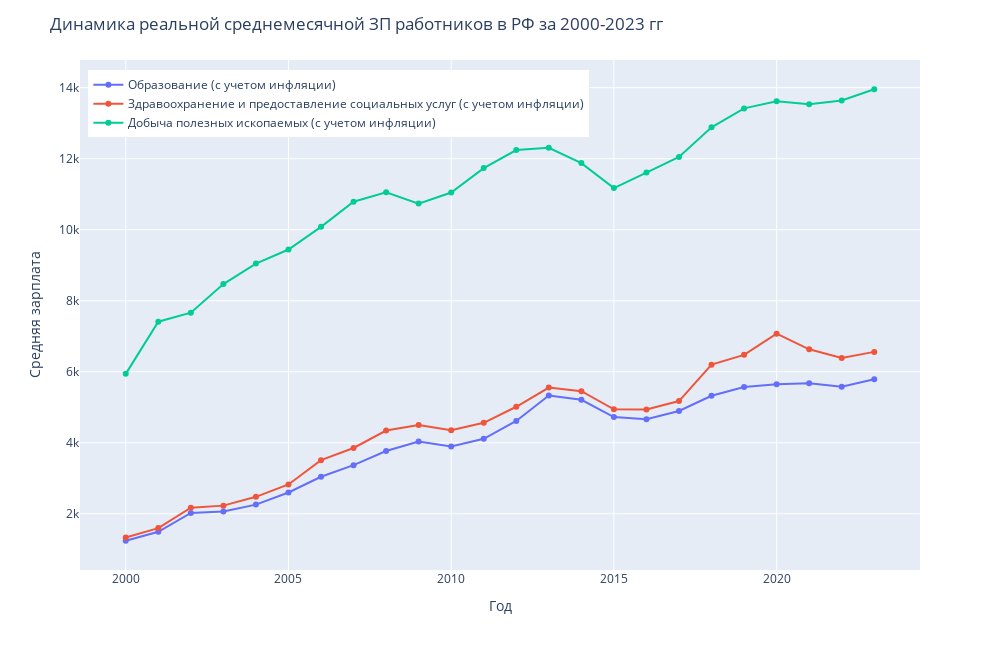

The cell this chart's notebook holds for it:
### Code cell
# график ЗП с учетом инфляции
fig2 = px.line(my_df,
               x=my_df.index,
               y=my_df.columns[5:],
               labels={
                   'index': 'Год',
                   'value': 'Средняя зарплата',
                   'variable': 'Вид деятельности'
               },
               markers=True,
               height=650,
               width=1000)
fig2.update_layout(
    title='Динамика реальной среднемесячной ЗП работников в РФ за 2000-2023 гг',
    title_font_size=17,
    legend=dict(orientation="v",
                yanchor="top",
                y=0.98,
                xanchor="left",
                x=0.01,
                title_text=''))
fig2.show()

### Figure 1 — Plotly figure (JSON) as saved in the notebook; plotly's stock layout.template omitted (floating-point values rounded to 4 significant figures)
{"data": [{"hovertemplate": "Вид деятельности=Образование (с учетом инфляции)<br>Год=%{x}<br>Средняя зарплата=%{y}<extra></extra>", "legendgroup": "Образование (с учетом инфляции)", "line": {"color": "#636efa", "dash": "solid"}, "marker": {"symbol": "circle"}, "mode": "lines+markers", "name": "Образование (с учетом инфляции)", "orientation": "v", "showlegend": true, "type": "scatter", "x": [2000, 2001, 2002, 2003, 2004, 2005, 2006, 2007, 2008, 2009, 2010, 2011, 2012, 2013, 2014, 2015, 2016, 2017, 2018, 2019, 2020, 2021, 2022, 2023], "xaxis": "x", "y": [1240.0, 1492.0, 2024.0, 2061.0, 2258.0, 2599.0, 3041.0, 3369.0, 3767.0, 4035.0, 3898.0, 4111.0, 4614.0, 5331.0, 5209.0, 4724.0, 4662.0, 4896.0, 5322.0, 5567.0, 5649.0, 5676.0, 5577.0, 5788.0], "yaxis": "y"}, {"hovertemplate": "Вид деятельности=Здравоохранение и предоставление социальных услуг (с учетом инфляции)<br>Год=%{x}<br>Средняя зарплата=%{y}<extra></extra>", "legendgroup": "Здравоохранение и предоставление социальных услуг (с учетом инфляции)", "line": {"color": "#EF553B", "dash": "solid"}, "marker": {"symbol": "circle"}, "mode": "lines+markers", "name": "Здравоохранение и предоставление социальных услуг (с учетом инфляции)", "orientation": "v", "showlegend": true, "type": "scatter", "x": [2000, 2001, 2002, 2003, 2004, 2005, 2006, 2007, 2008, 2009, 2010, 2011, 2012, 2013, 2014, 2015, 2016, 2017, 2018, 2019, 2020, 2021, 2022, 2023], "xaxis": "x", "y": [1333.0, 1596.0, 2172.0, 2229.0, 2478.0, 2826.0, 3510.0, 3852.0, 4343.0, 4499.0, 4354.0, 4562.0, 5014.0, 5553.0, 5452.0, 4943.0, 4937.0, 5174.0, 6200.0, 6476.0, 7073.0, 6631.0, 6386.0, 6559.0], "yaxis": "y"}, {"hovertemplate": "Вид деятельности=Добыча полезных ископаемых (с учетом инфляции)<br>Год=%{x}<br>Средняя зарплата=%{y}<extra></extra>", "legendgroup": "Добыча полезных ископаемых (с учетом инфляции)", "line": {"color": "#00cc96", "dash": "solid"}, "marker": {"symbol": "circle"}, "mode": "lines+markers", "name": "Добыча полезных ископаемых (с учетом инфляции)", "orientation": "v", "showlegend": true, "type": "scatter", "x": [2000, 2001, 2002, 2003, 2004, 2005, 2006, 2007, 2008, 2009, 2010, 2011, 2012, 2013, 2014, 2015, 2016, 2017, 2018, 2019, 2020, 2021, 2022, 2023], "xaxis": "x", "y": [5940.0, 7409.0, 7663.0, 8468.0, 9047.0, 9441.0, 10080.0, 10790.0, 11050.0, 10730.0, 11050.0, 11740.0, 12240.0, 12310.0, 11880.0, 11170.0, 11610.0, 12050.0, 12880.0, 13420.0, 13620.0, 13540.0, 13640.0, 13960.0], "yaxis": "y"}], "layout": {"height": 650, "legend": {"orientation": "v", "title": {"text": ""}, "tracegroupgap": 0, "x": 0.01, "xanchor": "left", "y": 0.98, "yanchor": "top"}, "margin": {"t": 60}, "title": {"font": {"size": 17}, "text": "Динамика реальной среднемесячной ЗП работников в РФ за 2000-2023 гг"}, "width": 1000, "xaxis": {"anchor": "y", "domain": [0, 1], "title": {"text": "Год"}}, "yaxis": {"anchor": "x", "domain": [0, 1], "title": {"text": "Средняя зарплата"}}}}
